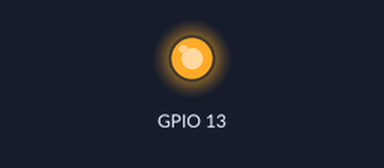
Simulated run of this program. Board: Raspberry Pi (BCM pin numbers). On the bench: output pins drawn as LEDs (lit = HIGH). At 6.0 s the program stops and its outputs stay as they are.

Above: at 0.1 s.
At 5.1 s:
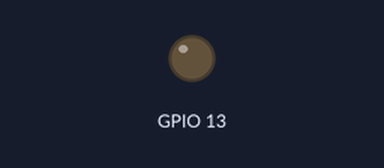
Timing chart, 0 to 6.6 s (numbered marks = the images above):
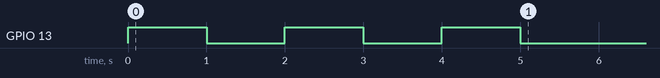

The program:

LED_Blink.py
```python
##ex1) LED_Blink.py

import RPi.GPIO as GPIO
import time

GPIO.setwarnings(False)

GPIO.setmode(GPIO.BCM)
GPIO.setup(13,GPIO.OUT)

'''
while True:
    GPIO.output(13,True)
    time.sleep(1)
    GPIO.output(13,False)
    time.sleep(1)
'''

for i in range(3):
    GPIO.output(13,True)
    time.sleep(1)
    GPIO.output(13,False)
    time.sleep(1)

GPIO.cleanup()
```
